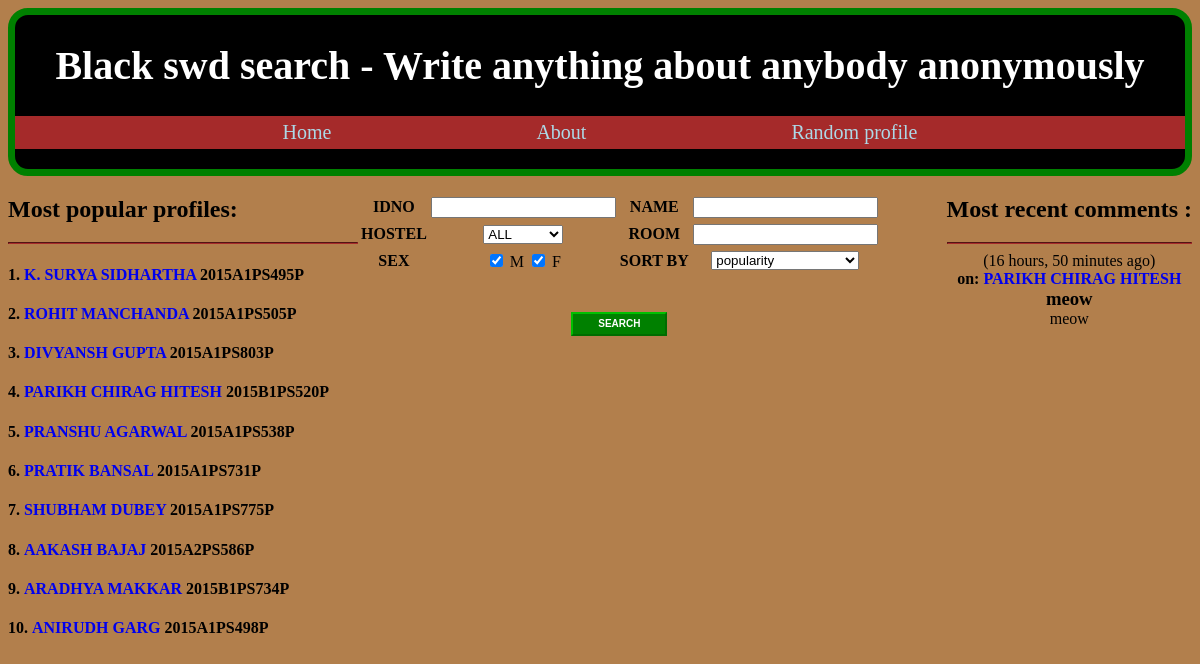
The page / on the database its author committed.
### mainapp/models.py (models this page shows, shortened)
class Student(models.Model):
    name = models.CharField(max_length=128)
    room = models.IntegerField()
    idno = models.CharField(max_length=20)
    hostel = models.CharField(max_length=10)
    sex = models.BooleanField()
    views = models.IntegerField(default=0)
    number_of_comments = models.IntegerField(default=0)

class Comment(models.Model):
    student = models.ForeignKey(Student)
    title = models.TextField()
    content = models.TextField()
    created = models.DateTimeField(auto_now_add=True)
    def short_content(self):
        if len(self.content)>50:
            return self.content[0:50]+'...'
        else:
            return self.content
    def short_title(self):
        if len(self.title)>50:
            return self.title[0:50]+'...'
        else:
            return self.title

### mainapp/views.py (the view, shortened to what this page needs)
# urls.py: url(r'^$',views.home),
def home(request):
    recent_comments = Comment.objects.all().order_by('-created')[0:10]
    top_profiles = Student.objects.all().order_by('-views')[0:10]
    dick={'recent_comments':recent_comments,'top_profiles':top_profiles}
    dick['search_results']=[]
    if 'm' not in dick:
        dick['m']=True
    if 'f' not in dick:
        dick['f']=True
    return render(request,'home.html',dick)

### templates/home.html (shortened to what this page needs)
<!DOCTYPE html>
<head>
</head>
<body>
  <header>
    <h1>Black swd search - Write anything about anybody anonymously</h1>
<ul id="ul">
<li id="li"><a href="/" id="meow">Home</a></li>
<li id="li"><a href="/about" id="meow">About</a></li>
<li id="li"><a href="/random" id="meow">Random profile</a></li>
</ul>
  </header>
  <div class="popular_profiles">
  <h2>Most popular profiles: </h2>
<hr style="border-color:brown;" >
  <ol class="test">
  {% for profile in top_profiles %}
<h4><li id="test"><a href="/{{profile.idno}}">{{profile.name}}</a> {{profile.idno}} </li></h4>
  {% endfor %}
</ol>
  </div>
<div class="homepage_specific_stuff">
<br>
<form method="POST">
  <table>
    <tr>
<td><b>IDNO</b></td>  <td><input type="text" name="idno" value="{{idno}}"></td>
<td><b>NAME</b></td>  <td><input type="text" name="name" value="{{name}}"></td>
</tr>
<tr>
<td><b>HOSTEL</b></td> <td> <select name="hostel">
  <option value="ALL" {%if hostel == "ALL"%}selected="selected"{%endif%}>ALL</option>
</select>
</td>
<td>
<b>ROOM</b>
</td>
<td>
  <input type="text" name="room" value="{{room}}">
</td>
</tr>
<tr>
<td>
<b>SEX</b>
</td>
<td>
<input type="checkbox" name="sex1" value="M" {%if m%}checked{% endif %}> M
<input type="checkbox" name="sex2" value="F" {%if f%}checked{% endif %}> F
</td>
<td>
<b>SORT BY</b>
</td>
<td>
<select name="sortby">
  <option value="popularity" {%if sortby == "popularity"%}selected="selected"{%endif%}>popularity</option>
</select></td></tr>
</table>
<br><br>
<input type="submit" name="searchBtn" value="SEARCH" id="searchBtn" style="color:White;background-color:Green;border-color:#00C000;border-style:Outset;font-size:X-Small;font-weight:bold;height:24px;width:96px;" />
</form>
<br><br>
<br><br>
</div>
<div class="recent_comments">
<h2>Most recent comments : </h2>
<hr style="border-color:brown">
{% for comment in recent_comments %}
({{comment.created|timesince}} ago)<br>
<b>on: <a href="/{{comment.student.idno}}">{{comment.student.name}}</a></b>
<h3 style="margin:0">{{comment.short_title}} </h3>
{{comment.short_content}} <br><br>
<br>
{% endfor %}
</div>
</body>

### templates/home.html (style rules this page uses)
body { background: #b27f4c; }
header { text-align: center; background: black; color: white; font-size: 20px; margin:0px; border: 7px solid green; border-radius: 20px; }
#meow { color:#ADD8E6; }
a { text-decoration: none; }
#ul { padding:5px; background:brown; }
#li { display:inline; padding:0px 100px 0px 100px; }
div { display: inline; }
.popular_profiles { float:left; width:350px; }
.recent_comments { float:right; text-align: center; }
.homepage_specific_stuff { float:left; text-align: center; }
.test { list-style-position: inside; padding-left:0; }

### rows shown on the page
Student: name "K. SURYA SIDHARTHA", idno "2015A1PS495P"
Student: name "ROHIT MANCHANDA", idno "2015A1PS505P"
Student: name "DIVYANSH GUPTA", idno "2015A1PS803P"
Student: name "PARIKH CHIRAG HITESH", idno "2015B1PS520P"
Student: name "PRANSHU AGARWAL", idno "2015A1PS538P"
Student: name "PRATIK BANSAL", idno "2015A1PS731P"
Student: name "SHUBHAM DUBEY", idno "2015A1PS775P"
Student: name "AAKASH BAJAJ", idno "2015A2PS586P"
Student: name "ARADHYA MAKKAR", idno "2015B1PS734P"
Student: name "ANIRUDH GARG", idno "2015A1PS498P"
Comment: created "16 hours, 50 minutes", student.name "PARIKH CHIRAG HITESH", short_title "meow", short_content "meow"
